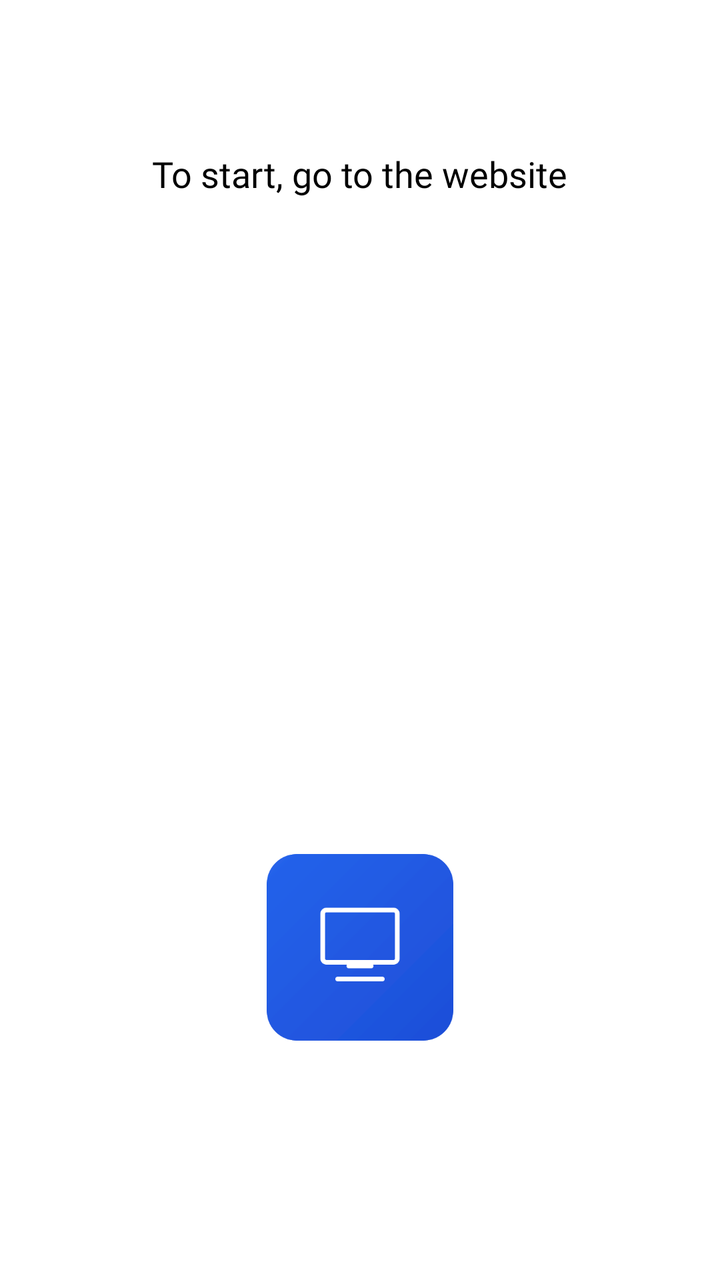
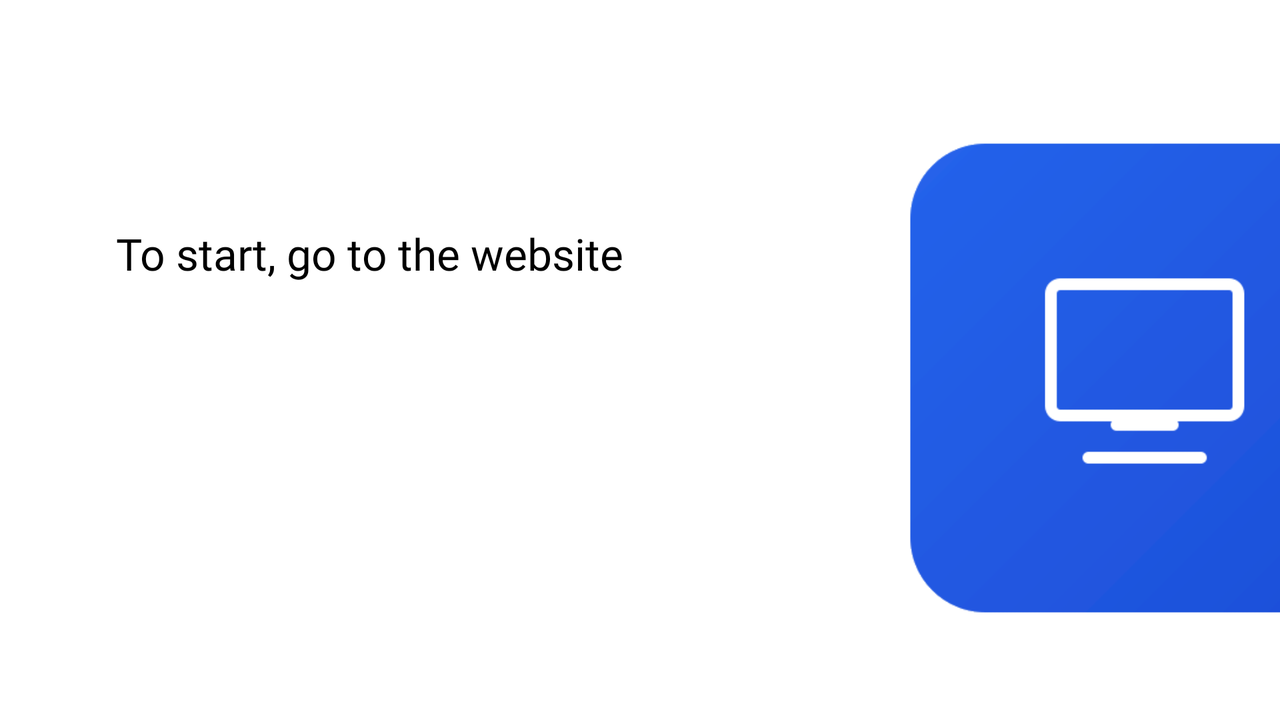

The same Android screen from two of the app's own layout files: first res/layout/ as a phone draws it, then the repository's variant for another configuration, drawn on a device whose configuration selects that folder. Both files follow.
<!-- AndroidManifest.xml: application theme Theme.AppTheme -->
<!-- res/layout/message_fragment.xml -->
<?xml version="1.0" encoding="utf-8"?>
<androidx.constraintlayout.widget.ConstraintLayout xmlns:android="http://schemas.android.com/apk/res/android"
    xmlns:app="http://schemas.android.com/apk/res-auto"
    android:id="@+id/mainConstraintLayoutHome"
    android:layout_width="match_parent"
    android:layout_height="match_parent"
    android:background="@color/background_color">

    <TextView
        android:id="@+id/preview_display_message"
        android:layout_width="0dp"
        android:layout_height="wrap_content"
        android:fontFamily="@font/bevitnam"
        android:text="@string/add_playlist_label"
        android:textColor="@color/logo_blue_color"
        android:textSize="@dimen/medium_text_size"
        app:layout_constraintBottom_toBottomOf="parent"
        app:layout_constraintEnd_toEndOf="@+id/preview_domain"
        app:layout_constraintStart_toStartOf="@+id/preview_domain"
        app:layout_constraintTop_toBottomOf="@+id/textView3"
        app:layout_constraintVertical_bias="0.050000012" />

    <TextView
        android:id="@+id/textView2"
        android:layout_width="wrap_content"
        android:layout_height="wrap_content"
        android:fontFamily="@font/bevitnam"
        android:text="To start, go to the website"
        android:textColor="@color/white_top_color"
        android:textSize="@dimen/normal_text_size"
        app:layout_constraintBottom_toTopOf="@+id/preview_domain"
        app:layout_constraintEnd_toEndOf="parent"
        app:layout_constraintStart_toStartOf="parent"
        app:layout_constraintTop_toTopOf="parent"
        app:layout_constraintVertical_bias="0.13"
        app:layout_constraintVertical_chainStyle="packed" />

    <TextView
        android:id="@+id/preview_domain"
        android:layout_width="wrap_content"
        android:layout_height="wrap_content"
        android:fontFamily="@font/bevitnam"
        android:textColor="@color/white_top_color"
        android:textSize="@dimen/large_size"
        app:layout_constraintBottom_toTopOf="@+id/textView3"
        app:layout_constraintEnd_toEndOf="@+id/textView2"
        app:layout_constraintStart_toStartOf="@+id/textView2"
        app:layout_constraintTop_toBottomOf="@+id/textView2" />

    <TextView
        android:id="@+id/textView3"
        android:layout_width="wrap_content"
        android:layout_height="wrap_content"
        android:layout_marginTop="10dp"
        android:fontFamily="@font/bevitnam"
        android:text="and add the screen by pair code"
        android:textColor="@color/white_top_color"
        android:textSize="@dimen/normal_text_size"
        android:visibility="gone"
        app:layout_constraintBottom_toBottomOf="parent"
        app:layout_constraintEnd_toEndOf="@+id/preview_domain"
        app:layout_constraintStart_toStartOf="@+id/preview_domain"
        app:layout_constraintTop_toBottomOf="@+id/preview_domain" />


    <ImageView
        android:id="@+id/connection_message"
        android:layout_width="0dp"
        android:layout_height="0dp"
        android:layout_margin="30dp"
        android:src="@drawable/logo"
        app:layout_constraintBottom_toTopOf="@+id/guideline8"
        app:layout_constraintEnd_toEndOf="parent"
        app:layout_constraintStart_toStartOf="parent"
        app:layout_constraintTop_toTopOf="@+id/guideline6" />

    <androidx.constraintlayout.widget.Guideline
        android:id="@+id/guideline7"
        android:layout_width="wrap_content"
        android:layout_height="wrap_content"
        android:orientation="vertical"
        app:layout_constraintGuide_percent="0.3" />

    <androidx.constraintlayout.widget.Guideline
        android:id="@+id/guideline"
        android:layout_width="wrap_content"
        android:layout_height="wrap_content"
        android:orientation="vertical"
        app:layout_constraintGuide_percent="0.7" />

    <androidx.constraintlayout.widget.Guideline
        android:id="@+id/guideline6"
        android:layout_width="wrap_content"
        android:layout_height="wrap_content"
        android:orientation="horizontal"
        app:layout_constraintGuide_percent="0.6" />

    <androidx.constraintlayout.widget.Guideline
        android:id="@+id/guideline8"
        android:layout_width="wrap_content"
        android:layout_height="wrap_content"
        android:orientation="horizontal"
        app:layout_constraintGuide_percent="0.88" />
</androidx.constraintlayout.widget.ConstraintLayout>
<!-- resources referenced by this layout -->
<resources>
  <color name="background_color">#FFFFFF</color>
  <color name="logo_blue_color">#000000</color>
  <color name="white_top_color">#000000</color>
  <!-- from res/values-xxhdpi/ -->
  <dimen name="large_size">30sp</dimen>
  <!-- from res/values-xxhdpi/ -->
  <dimen name="medium_text_size">22sp</dimen>
  <!-- from res/values-xxhdpi/ -->
  <dimen name="normal_text_size">18sp</dimen>
  <!-- drawable logo: png bitmap (drawable, 9381 bytes) -->
  <string name="add_playlist_label">Please go to https://www.airsign.ai/ and assign content to the screen</string>
  <style name="Theme.AppTheme" parent="Theme.MaterialComponents.Light.NoActionBar">
          
          <item name="colorPrimary">@color/purple_500</item>
          <item name="colorPrimaryVariant">@color/purple_700</item>
          <item name="colorOnPrimary">@color/white</item>
          
          <item name="colorSecondary">@color/teal_200</item>
          <item name="colorSecondaryVariant">@color/teal_700</item>
          <item name="colorOnSecondary">@color/black</item>
          
          <item name="android:statusBarColor" tools:targetApi="l">?attr/colorPrimaryVariant</item>
          
      </style>
  <color name="purple_500">#215CE4</color>
  <color name="purple_700">#215CE4</color>
  <color name="white">#000000</color>
  <color name="teal_200">#28D5B4</color>
  <color name="teal_700">#FF018786</color>
  <color name="black">#000000</color>
</resources>
<!-- res/layout-land/message_fragment.xml (the repository's variant of the layout above) -->
<!-- drawn on the phone turned sideways -->
<?xml version="1.0" encoding="utf-8"?>
<androidx.constraintlayout.widget.ConstraintLayout xmlns:android="http://schemas.android.com/apk/res/android"
    xmlns:app="http://schemas.android.com/apk/res-auto"
    xmlns:tools="http://schemas.android.com/tools"
    android:id="@+id/mainConstraintLayoutHome"
    android:layout_width="match_parent"
    android:layout_height="match_parent"
    android:background="@color/background_color">

    <TextView
        android:id="@+id/preview_display_message"
        android:layout_width="0dp"
        android:layout_height="wrap_content"
        android:fontFamily="@font/bevitnam"
        android:text="@string/add_playlist_label"
        android:textColor="@color/logo_blue_color"
        android:textSize="@dimen/medium_text_size"
        app:layout_constraintBottom_toTopOf="@+id/guideline8"
        app:layout_constraintEnd_toEndOf="@+id/preview_domain"
        app:layout_constraintHorizontal_bias="0.2"
        app:layout_constraintStart_toStartOf="@+id/preview_domain"
        app:layout_constraintTop_toBottomOf="@+id/textView3"
        app:layout_constraintVertical_bias="0.120000005" />

    <TextView
        android:id="@+id/textView2"
        android:layout_width="wrap_content"
        android:layout_height="wrap_content"
        android:fontFamily="@font/bevitnam"
        android:text="To start, go to the website"
        android:textColor="@color/white_top_color"
        android:textSize="@dimen/normal_text_size"
        app:layout_constraintBottom_toTopOf="@+id/preview_domain"
        app:layout_constraintEnd_toEndOf="parent"
        app:layout_constraintHorizontal_bias="0.15"
        app:layout_constraintStart_toStartOf="parent"
        app:layout_constraintTop_toTopOf="@+id/guideline6"
        app:layout_constraintVertical_bias="0.19999999"
        app:layout_constraintVertical_chainStyle="packed" />

    <TextView
        android:id="@+id/preview_domain"
        android:layout_width="wrap_content"
        android:layout_height="wrap_content"
        android:fontFamily="@font/bevitnam"
        android:textColor="@color/white_top_color"
        android:textSize="@dimen/large_size"
        app:layout_constraintBottom_toTopOf="@+id/textView3"
        app:layout_constraintEnd_toEndOf="@+id/textView2"
        app:layout_constraintHorizontal_bias="0.0"
        app:layout_constraintStart_toStartOf="@+id/textView2"
        app:layout_constraintTop_toBottomOf="@+id/textView2" />

    <TextView
        android:id="@+id/textView3"
        android:layout_width="wrap_content"
        android:layout_height="wrap_content"
        android:layout_marginTop="10dp"
        android:fontFamily="@font/bevitnam"
        android:text="and add the screen by pair code"
        android:textColor="@color/white_top_color"
        android:textSize="@dimen/normal_text_size"
        android:visibility="gone"
        app:layout_constraintBottom_toBottomOf="parent"
        app:layout_constraintEnd_toEndOf="@+id/preview_domain"
        app:layout_constraintStart_toStartOf="@+id/preview_domain"
        app:layout_constraintTop_toBottomOf="@+id/preview_domain" />


    <ImageView
        android:id="@+id/connection_message"
        android:layout_width="300dp"
        android:layout_height="300dp"
        android:src="@drawable/logo"
        app:layout_constraintBottom_toTopOf="@+id/guideline8"
        app:layout_constraintEnd_toStartOf="@+id/guideline"
        app:layout_constraintHorizontal_bias="0.0"
        app:layout_constraintStart_toStartOf="@+id/guideline7"
        app:layout_constraintTop_toTopOf="@+id/guideline6" />

    <androidx.constraintlayout.widget.Guideline
        android:id="@+id/guideline7"
        android:layout_width="wrap_content"
        android:layout_height="wrap_content"
        android:orientation="vertical"
        app:layout_constraintGuide_percent="0.66" />

    <androidx.constraintlayout.widget.Guideline
        android:id="@+id/guideline"
        android:layout_width="wrap_content"
        android:layout_height="wrap_content"
        android:orientation="vertical"
        app:layout_constraintGuide_percent="0.86" />

    <androidx.constraintlayout.widget.Guideline
        android:id="@+id/guideline6"
        android:layout_width="wrap_content"
        android:layout_height="wrap_content"
        android:orientation="horizontal"
        app:layout_constraintGuide_percent="0.2" />

    <androidx.constraintlayout.widget.Guideline
        android:id="@+id/guideline8"
        android:layout_width="wrap_content"
        android:layout_height="wrap_content"
        android:orientation="horizontal"
        app:layout_constraintGuide_percent="0.85" />
</androidx.constraintlayout.widget.ConstraintLayout>
<!-- resources referenced by the variant -->
<!-- as the phone turned sideways resolves them -->
<resources>
  <color name="background_color">#FFFFFF</color>
  <color name="logo_blue_color">#000000</color>
  <color name="white_top_color">#000000</color>
  <!-- from res/values-land/ -->
  <dimen name="large_size">44sp</dimen>
  <!-- from res/values-land/ -->
  <dimen name="medium_text_size">28sp</dimen>
  <!-- from res/values-land/ -->
  <dimen name="normal_text_size">22sp</dimen>
  <!-- drawable logo: png bitmap (drawable, 9381 bytes) -->
  <string name="add_playlist_label">Please go to https://www.airsign.ai/ and assign content to the screen</string>
  <style name="Theme.AppTheme" parent="Theme.MaterialComponents.Light.NoActionBar">
          
          <item name="colorPrimary">@color/purple_500</item>
          <item name="colorPrimaryVariant">@color/purple_700</item>
          <item name="colorOnPrimary">@color/white</item>
          
          <item name="colorSecondary">@color/teal_200</item>
          <item name="colorSecondaryVariant">@color/teal_700</item>
          <item name="colorOnSecondary">@color/black</item>
          
          <item name="android:statusBarColor" tools:targetApi="l">?attr/colorPrimaryVariant</item>
          
      </style>
  <color name="purple_500">#215CE4</color>
  <color name="purple_700">#215CE4</color>
  <color name="white">#000000</color>
  <color name="teal_200">#28D5B4</color>
  <color name="teal_700">#FF018786</color>
  <color name="black">#000000</color>
</resources>
